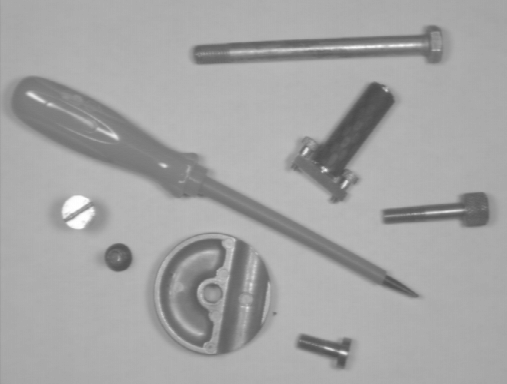
#> input picture examples/images/2dObjets.tiff, 507 x 384 px
$ python -i histogram_utils.py   (imports and definitions only)
#> lines starting #> are read from the running program, lines starting #| are printed output that depends on the picture
import cv2
import numpy as np
import matplotlib.pyplot as plt
from typing import Union, List, Tuple, Optional

### 1. Cálculo de Histogramas ###
def compute_histogram(image: np.ndarray,
                     mask: Optional[np.ndarray] = None,
                     bins: int = 256,
                     range: Tuple[float, float] = (0, 256)) -> np.ndarray:
    """
    Calcula el histograma de una imagen (escala de grises o color).
    """
    if len(image.shape) == 3:  # Imagen color
        channels = cv2.split(image)
        histograms = []
        for i, ch in enumerate(channels):
            hist = cv2.calcHist([ch], [0], mask, [bins], range)
            histograms.append(hist)
        return histograms
    else:  # Escala de grises
        return cv2.calcHist([image], [0], mask, [bins], range)

# [6 lines left out: function compute_cumulative_histogram, not called in this run]

### 2. Visualización ###
def plot_histogram(hist: Union[np.ndarray, List[np.ndarray]],
                  title: str = "Histograma",
                  colors: Tuple[str] = ('b', 'g', 'r'),
                  cumulative: bool = False,
                  ax: Optional[plt.Axes] = None) -> None:
    """
    Visualiza uno o más histogramas usando Matplotlib.
    """
    if ax is None:
        fig, ax = plt.subplots(figsize=(10, 5))

    if isinstance(hist, list):  # Múltiples canales
        for h, color in zip(hist, colors):
            h = h.flatten()
            if cumulative:
                h = compute_cumulative_histogram(h)
            ax.plot(h, color=color)
    else:  # Un solo canal
        h = hist.flatten()
        if cumulative:
            h = compute_cumulative_histogram(h)
        ax.plot(h, color='gray')

    ax.set_title(title)
    ax.set_xlim([0, 256])
    ax.grid(True, linestyle='--', alpha=0.7)

# [63 lines left out: functions plot_histogram_3d, normalize_histogram, compare_histograms, histogram_matching, not called in this run]

### 4. Herramientas Avanzadas ###
def get_histogram_stats(hist: np.ndarray) -> dict:
    """
    Calcula estadísticas descriptivas de un histograma.
    """
    bins = np.arange(256)
    mean = np.sum(bins * hist.flatten())
    variance = np.sum((bins - mean)**2 * hist.flatten())

    return {
        'mean': mean,
        'median': np.argmax(np.cumsum(hist) >= 0.5),
        'std': np.sqrt(variance),
        'entropy': -np.sum(hist * np.log2(hist + 1e-10))  # Evitar log(0)
    }

# [33 lines left out: function plot_histogram_comparison, not called in this run]

def plot_histogram_with_stats(image: np.ndarray) -> None:
    """Muestra histograma + estadísticas en un solo gráfico."""
    hist = compute_histogram(image)
    stats = get_histogram_stats(hist)

    fig, ax = plt.subplots(figsize=(12, 5))
    plot_histogram(hist, ax=ax)

    # Añadir anotaciones
    for stat, value in stats.items():
        ax.annotate(f"{stat}: {value:.2f}",
                    xy=(0.7, 0.85 - list(stats.keys()).index(stat)*0.05),
                    xycoords='axes fraction')

>>> import cv2
>>> picture = cv2.imread('../../examples/images/2dObjets.tiff', cv2.IMREAD_GRAYSCALE)
#> picture is the input picture: shape (384, 507); min 75, max 255, mean 164.5
>>> result = plot_histogram_with_stats(picture)
#> in plot_histogram_with_stats, `hist = compute_histogram(image)`: hist = 256 values, max 25203 at index 175, min 0 at index 0, mean 760.5
#> in get_histogram_stats, `mean = np.sum(bins * hist.flatten())`: mean = 32019342
#> in get_histogram_stats, `variance = np.sum((bins - mean)**2 * hist.flatten())`: variance = 2e+20
#> in plot_histogram_with_stats, `stats = get_histogram_stats(hist)`: stats = {'mean': 32019342, 'median': 75, 'std': 1.41e+10, 'entropy': -2546958.5}
#> in plot_histogram, `h = hist.flatten()`: h has the same summary as hist in plot_histogram_with_stats
#> the loop in plot_histogram_with_stats, `for stat, value in stats.items():` made 4 passes
#> (stat, value) on passes 1 to 4: ('mean', 32019342), ('median', 75), ('std', 1.41e+10), ('entropy', -2546958.5)
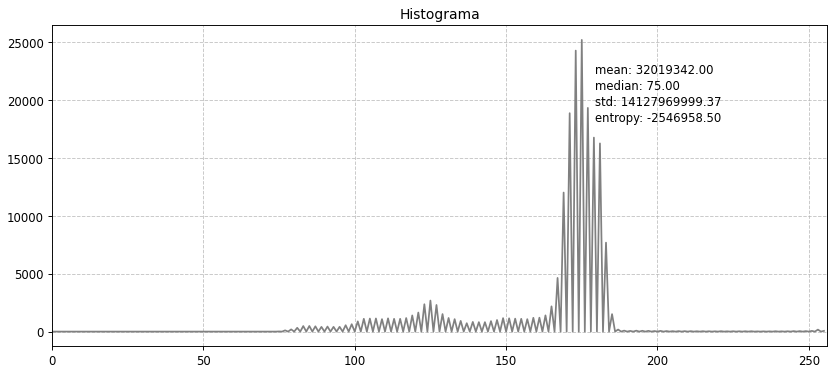
#> figure drawn by matplotlib, 1 panel; curve peaks at x = 175, y = 25203

$ run again, on examples/images/3dphone.tiff
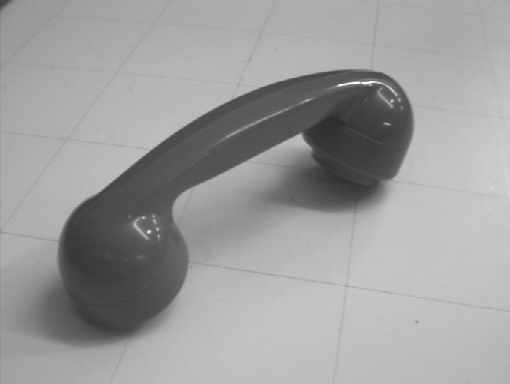
#> input picture examples/images/3dphone.tiff, 510 x 384 px
#> picture is the input picture: shape (384, 510); min 41, max 251, mean 157
#> hist = 256 values, max 10658 at index 195, min 0 at index 0, mean 765
#> mean = 30748554
#> variance = 1.85e+20
#> stats = {'mean': 30748554, 'median': 41, 'std': 1.36e+10, 'entropy': -2364205.8}
#> h has the same summary as hist in plot_histogram_with_stats
#> the loop in plot_histogram_with_stats, `for stat, value in stats.items():` made 4 passes
#> (stat, value) on passes 1 to 4: ('mean', 30748554), ('median', 41), ('std', 1.36e+10), ('entropy', -2364205.8)
#> `result = plot_histogram_with_stats(picture)`:
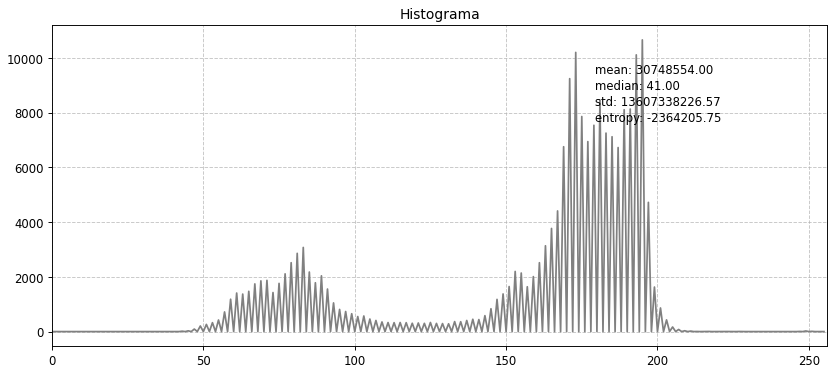
#> figure drawn by matplotlib, 1 panel; curve peaks at x = 195, y = 10658
